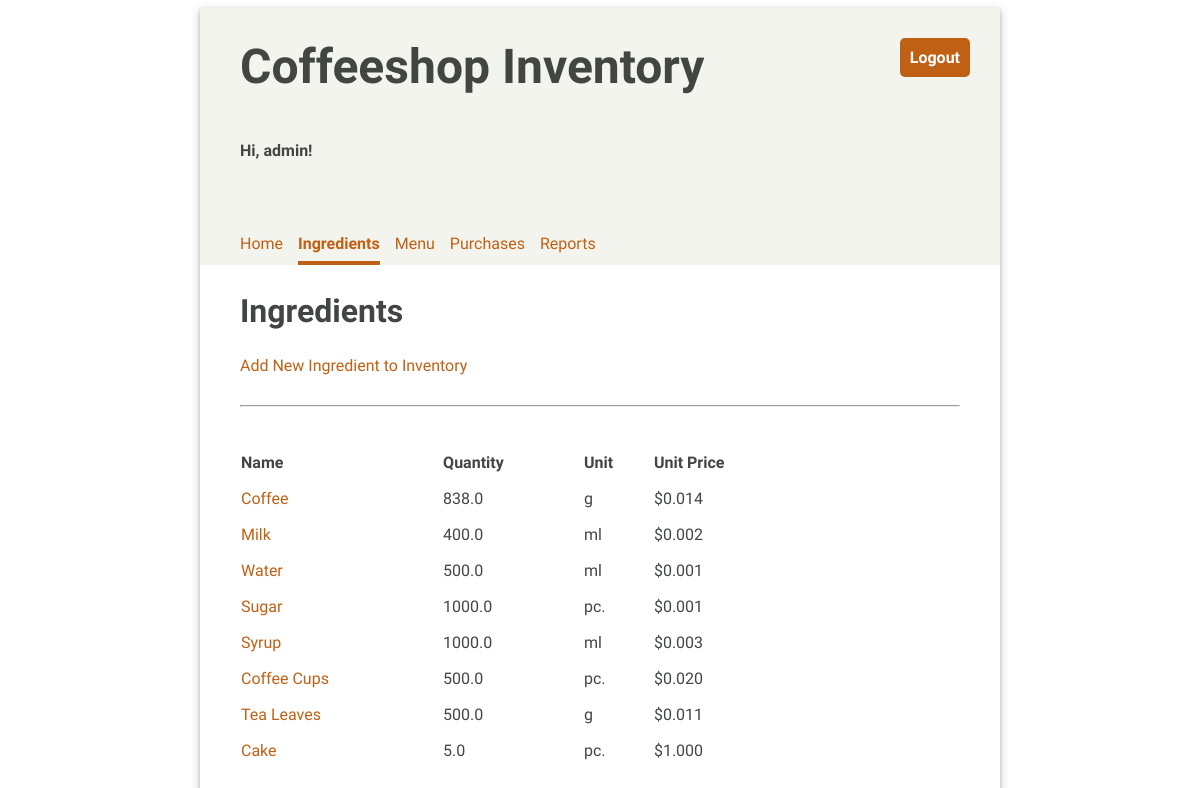
Page /ingredients/ (signed in) on the earlier database version.
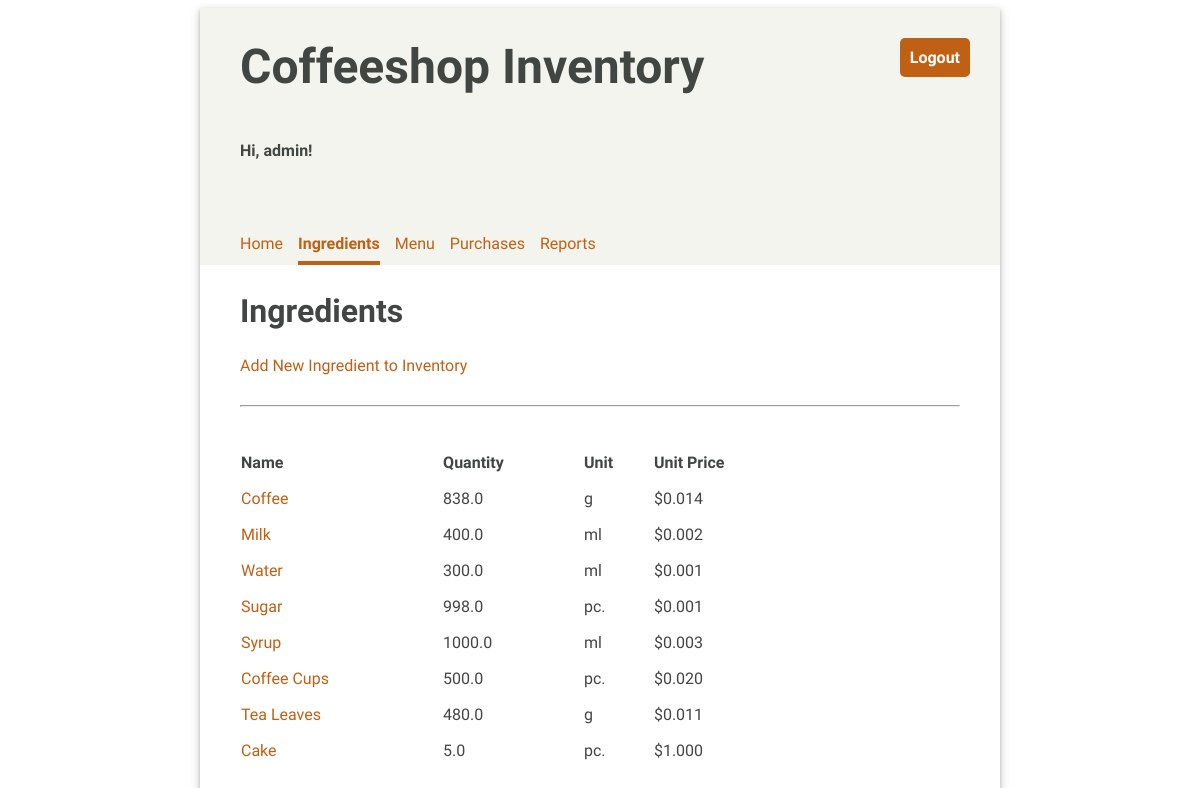
Same page on the later database version.
### inventory/models.py (models this page shows, shortened)
class Ingredient(models.Model):
    UNIT_CHOICES = [
        ('--', '--'),
        ('pc.', 'pc.'),
        ('g', 'g'),
        ('ml', 'ml'),
        ('tbsp', 'tbsp'),
        ('tsp', 'tsp'),
    ]
    name = models.CharField(max_length=100, unique=True)
    quantity = models.FloatField(default=0)
    unit = models.CharField(max_length=4, choices=UNIT_CHOICES, default='--')
    unit_price = models.FloatField(default=0)

### inventory/views.py (the view)
# urls.py: path('ingredients/', views.IngredientList.as_view(), name='ingredientlist'),
class IngredientList(LoginRequiredMixin, ListView):
    model = Ingredient
    template_name = 'inventory/ingredient_list.html'

### inventory/templates/inventory/ingredient_list.html (shortened to what this page needs)
{% extends 'base.html' %}
{% load static %}
{% block content %}
    <h2>Ingredients</h2>
    <a href="{% url 'ingredientcreate' %} ">Add New Ingredient to Inventory</a>
    <hr/>
    <table class="inventory-table">
        <thead>
            <tr>
                <th>Name</th>
                <th>Quantity</th>
                <th>Unit</th>
                <th>Unit Price</th>
            </tr>
        </thead>
        <tbody>
        {% for ingredient in ingredient_list %}
            <tr>
                <td>
                    <a href="{% url "ingredientupdate" ingredient.id %}">{{ ingredient.name }}</a>
                </td>
                <td>{{ ingredient.quantity }}</td>
                <td>{{ ingredient.unit }}</td>
                <td class="price">${{ ingredient.unit_price|stringformat:".3f" }}</td>
            </tr>
        {% endfor %}
        </tbody>
    </table>
{% endblock %}

Differences in the rows shown:
changed Ingredient "Water": quantity "500.0" → "300.0"
changed Ingredient "Sugar": quantity "1000.0" → "998.0"
changed Ingredient "Tea Leaves": quantity "500.0" → "480.0"
